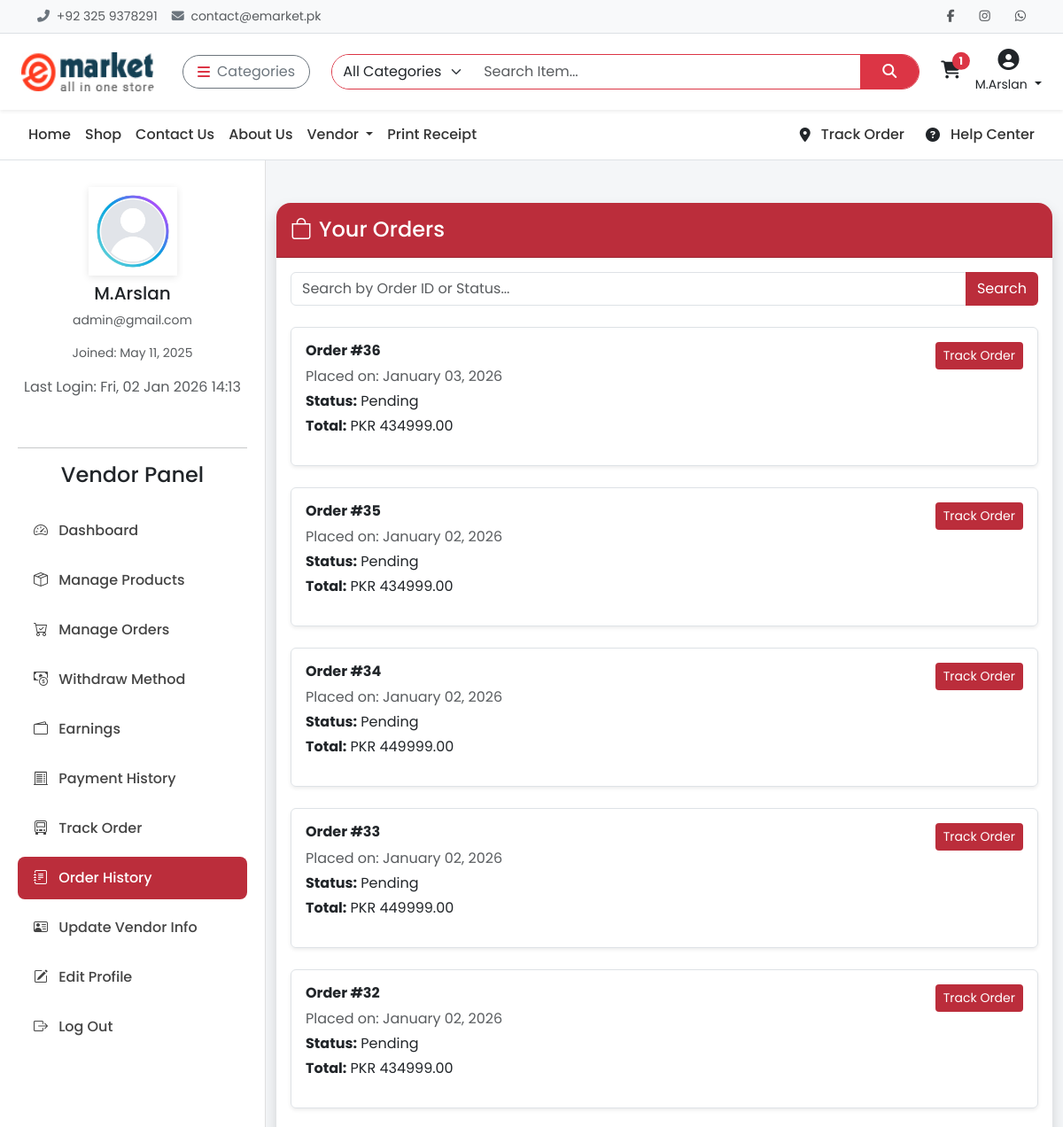
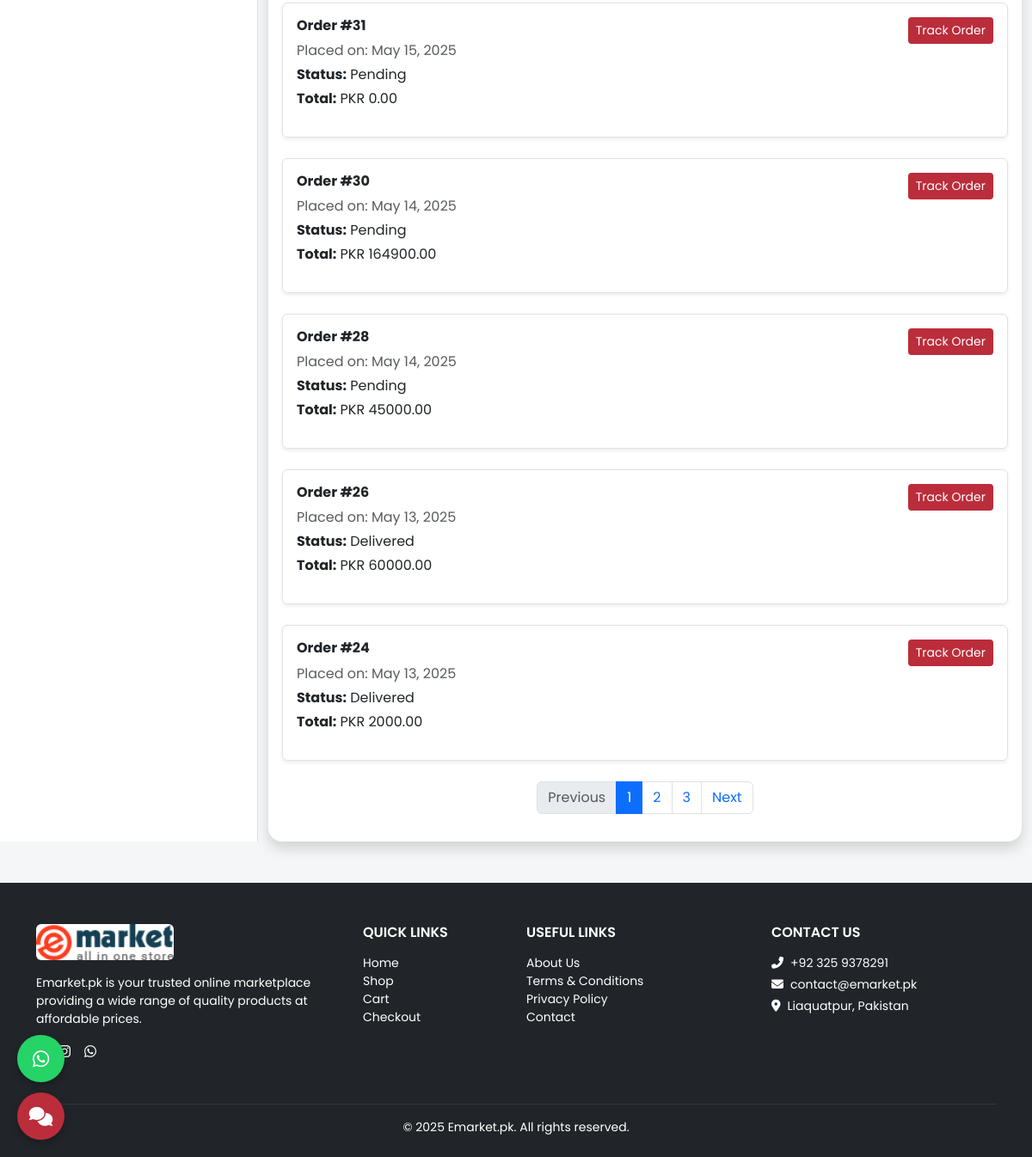
The app's page /vendor/order-history/ (signed in) with its own data (2 pictures, top to bottom).
### api/models.py (models this page shows, shortened)
class Cart(models.Model):
    user = models.ForeignKey(settings.AUTH_USER_MODEL, on_delete=models.CASCADE, null=True, blank=True)
    session_key = models.CharField(max_length=40, null=True, blank=True)
    created_at = models.DateTimeField(auto_now_add=True)
    coupon = models.ForeignKey(Coupon, on_delete=models.SET_NULL, null=True, blank=True)
    total = models.DecimalField(max_digits=10, decimal_places=2, default=0)
    def total_amount(self):
        return self.total
    @property
    def total_items(self):
        return sum(item.quantity for item in self.items.all())
    @staticmethod
    def get_or_create_cart(request):
        if request.user.is_authenticated:
            cart, _ = Cart.objects.get_or_create(user=request.user, session_key=None)
        else:
            session_key = request.session.session_key
            if not session_key:
                request.session.create()
                session_key = request.session.session_key
            cart, _ = Cart.objects.get_or_create(user=None, session_key=session_key)
        return cart

class CartItem(models.Model):
    cart = models.ForeignKey(Cart, related_name='items', on_delete=models.CASCADE)
    product = models.ForeignKey('Product', on_delete=models.CASCADE)
    color = models.ForeignKey('ProductColorVariant', on_delete=models.SET_NULL, null=True, blank=True)
    size = models.ForeignKey('ProductSizeVariant', on_delete=models.SET_NULL, null=True, blank=True)
    quantity = models.PositiveIntegerField(default=1)
    @property
    def total_price(self):
        base_price = self.product.base_price
        color_price = self.color.price if self.color else Decimal(0)
        size_price = self.size.price if self.size else Decimal(0)
        return (base_price + color_price + size_price) * self.quantity

class CustomUser(AbstractUser):
    email = models.EmailField(unique=True)
    phone = models.CharField(max_length=20, blank=True)
    profile_image = models.ImageField(upload_to='profiles/', blank=True, null=True)
    is_vendor = models.BooleanField(default=False)
    is_customer = models.BooleanField(default=True)
    address = models.TextField(blank=True)

class Order(models.Model):
    STATUS_CHOICES = [
        ('Pending', 'Pending'),
        ('Processing', 'Processing'),
        ('Shipped', 'Shipped'),
        ('Delivered', 'Delivered'),
        ('Cancelled', 'Cancelled'),
        ('Returned', 'Returned'),
    ]
    user = models.ForeignKey(settings.AUTH_USER_MODEL, on_delete=models.SET_NULL, null=True, blank=True)
    full_name = models.CharField(max_length=255)
    email = models.EmailField()
    phone = models.CharField(max_length=20)
    address = models.TextField()
    city = models.CharField(max_length=100)
    zip_code = models.CharField(max_length=10)
    total_amount = models.DecimalField(max_digits=10, decimal_places=2)
    status = models.CharField(max_length=20, choices=STATUS_CHOICES, default='Pending')
    created_at = models.DateTimeField(auto_now_add=True)
    shipped_at = models.DateTimeField(null=True, blank=True)
    delivered_at = models.DateTimeField(null=True, blank=True)
    courier = models.CharField(max_length=100, blank=True, null=True)
    tracking_number = models.CharField(max_length=100, blank=True, null=True)
    estimated_delivery = models.DateField(default=default_estimated_delivery, null=True, blank=True)

### api/vendashviews.py (the view)
# urls.py: path('vendor/order-history/', vendashviews.order_history, name='vendor_order_history'),
@login_required
def order_history(request):
    query = request.GET.get('q', '').strip()
    orders = Order.objects.filter(user=request.user)
    if query:
        orders = orders.filter(
            Q(id__icontains=query) | Q(status__icontains=query)
        )
    paginator = Paginator(orders.order_by('-created_at'), 10)  # 10 per page
    page_number = request.GET.get('page')
    page_obj = paginator.get_page(page_number)
    return render(request, 'vendor/order_history.html', {
        'orders': page_obj,
        'query': query
    })

### api/context_processors.py (called while the page is built)
def cart_total_items(request):
    cart = Cart.get_or_create_cart(request)
    return {'cart': cart}

### templates/vendor/order_history.html (shortened to what this page needs)
{% extends 'base.html' %}
{% load static %}
{% block content %}
<div class="container-fluid">
  <div class="row">
    <div class="col-md-3 sidebar">
      <div class="text-center mb-4">
        <img src="{% static 'images/default-user.png' %}" alt="User Image" class="user-img mb-2">
        <h5>{{ request.user.username }}</h5>
        <p class="text-muted small">{{ request.user.email }}</p>
        <p class="small text-muted">Joined: {{ request.user.date_joined|date:"M d, Y" }}</p>
                 {% if request.user.last_login %}
  <p class="text-muted">Last Login: {{ request.user.last_login|date:"D, d M Y H:i" }}</p>
  {% endif %}
      </div>
      <hr>
      {% include 'includes/sidebar_vendor.html' %}
    </div>
    <div class="col-md-9 mt-4 mt-md-5">
      <div class="card shadow rounded-4 border-0">
        <div class="card-header  text-white py-3 rounded-top-4" style="background-color:#BB2D3B;">
          <h4 class="mb-0"><i class="bi bi-bag me-2"></i>Your Orders</h4>
        </div>
        <div class="card-body">
          <form method="get" class="mb-4">
            <div class="input-group">
              <input type="text" name="q" class="form-control" placeholder="Search by Order ID or Status..." value="{{ query }}">
              <button class="btn " style="background-color:#BB2D3B;color:#fff;" type="submit">Search</button>
            </div>
          </form>
          {% if orders %}
            {% for order in orders %}
            <div class="border p-3 mb-4 rounded shadow-sm">
              <div class="d-flex justify-content-between">
                <div>
                  <h6><strong>Order #{{ order.id }}</strong></h6>
                  <p class="mb-1 text-muted">Placed on: {{ order.created_at|date:"F d, Y" }}</p>
                  <p class="mb-1"><strong>Status:</strong> {{ order.status }}</p>
                  <p><strong>Total:</strong> PKR {{ order.total_amount }}</p>
                </div>
                <div class="text-end">
                  <a href="{% url 'track_order' %}?query={{ order.id }}" class="btn btn-sm "  style="background-color:#BB2D3B;color:#fff;">Track Order</a>
                </div>
              </div>
            </div>
            {% endfor %}
            <nav class="mt-4">
              <ul class="pagination justify-content-center">
                {% if orders.has_previous %}
                  <li class="page-item">
                    <a class="page-link" href="?q={{ query }}&page={{ orders.previous_page_number }}">Previous</a>
                  </li>
                {% else %}
                  <li class="page-item disabled"><span class="page-link" >Previous</span></li>
                {% endif %}
                {% for num in orders.paginator.page_range %}
                  {% if orders.number == num %}
                    <li class="page-item active"><span class="page-link">{{ num }}</span></li>
                  {% elif num > orders.number|add:"-3" and num < orders.number|add:"3" %}
                    <li class="page-item">
                      <a class="page-link" href="?q={{ query }}&page={{ num }}">{{ num }}</a>
                    </li>
                  {% endif %}
                {% endfor %}
                {% if orders.has_next %}
                  <li class="page-item">
                    <a class="page-link" href="?q={{ query }}&page={{ orders.next_page_number }}">Next</a>
                  </li>
                {% else %}
                  <li class="page-item disabled"><span class="page-link">Next</span></li>
                {% endif %}
              </ul>
            </nav>
          {% else %}
            <div class="alert alert-info" role="alert">
              No orders found matching your search.
            </div>
          {% endif %}
        </div>
      </div>
    </div>
  </div>
</div>
{% include 'includes/footer.html'%}
{% endblock %}

### templates/includes/header.html (shortened to what this page needs)
{% load static %}
<div class="topbar border-bottom bg-light py-2 small">
  <div class="container d-flex justify-content-between align-items-center flex-wrap">
    <div class="text-muted d-flex align-items-center gap-3">
      <span><i class="fas fa-phone-alt me-1 text-secondary"></i> +92 325 9378291</span>
      <span><i class="fas fa-envelope me-1 text-secondary"></i> contact@emarket.pk</span>
    </div>
    <div class="d-flex align-items-center gap-3 mt-2 mt-md-0">
      <a href="https://www.facebook.com/ChoudharyMuhammadArslan" class="text-muted"><i class="fab fa-facebook-f"></i></a>
      <a href="https://www.instagram.com/choudharymuhammadarslan/" class="text-muted"><i class="fab fa-instagram"></i></a>
      <a href="https://wa.me/923229989145" class="text-muted"><i class="fab fa-whatsapp"></i></a>
    </div>
  </div>
</div>
<nav class="navbar navbar-expand-lg bg-white shadow-sm py-3 sticky-top">
  <div class="container-fluid px-4">
    <a class="navbar-brand fw-bold me-4 d-flex align-items-center" href="{% url 'home' %}">
      <img src="{% static 'images/logo.jpg' %}" alt="Logo" width="150" height="30" class="me-2 rounded">
    </a>
    <div class="dropdown me-3">
      <button class="btn btn-outline-secondary d-flex align-items-center rounded-pill px-3" type="button" data-bs-toggle="dropdown">
        <i class="fas fa-bars me-2 text-danger"></i> Categories
      </button>
    </div>
    <form class="d-flex flex-grow-1 mx-2" method="GET" action="{% url 'search_products' %}">
      <div class="input-group rounded-pill overflow-hidden border border-danger">
        <select name="category" class="form-select border-0" style="max-width: 160px;">
          <option value="">All Categories</option>
        </select>
        <input type="search" name="q" class="form-control border-0" placeholder="Search Item..." required>
        <button class="btn btn-danger rounded-0 px-4" type="submit"><i class="fas fa-search"></i></button>
      </div>
    </form>
    <div class="d-flex align-items-center ms-3 gap-3">
      <a href="#" id="cart-icon" class="text-dark position-relative" data-bs-toggle="offcanvas" data-bs-target="#cartSidebar">
        <i class="fas fa-shopping-cart fs-5"></i>
        {% if cart.total_items > 0 %}
        <span class="position-absolute top-0 start-100 translate-middle badge rounded-pill bg-danger">
          {{ cart.total_items }}
        </span>
        {% endif %}
        <br>
      </a>
{% if user.is_authenticated %}
  <div class="dropdown text-center">
    <a href="#" class="text-dark text-decoration-none dropdown-toggle" data-bs-toggle="dropdown">
      <i class="fas fa-user-circle fs-4"></i><br>
      <small>{{ user.username }}</small>
    </a>
  </div>
{% else %}
  <a href="#" class="text-dark text-decoration-none text-center" data-bs-toggle="modal" data-bs-target="#loginModal">
    <i class="fas fa-sign-in-alt fs-5"></i><br><small>Login</small>
  </a>
{% endif %}
    </div>
  </div>
</nav>

### templates/base.html (style rules this page uses)
* { font-family: 'Poppins', sans-serif; }
body { background-color: #f4f4f4; }
.topbar { background-color: #f8f9fa; font-size: 14px; padding: 6px 0; }
.topbar a { color: #333; margin-left: 12px; transition: color 0.2s ease; }
.navbar-brand img { height: 44px; }

### templates/vendor/order_history.html (style rules this page uses)
body { background-color: #f4f6f8; font-family: 'Poppins', sans-serif; }
.sidebar { background: white; height: 100%%; position: sticky; top: 0; padding: 30px 20px; border-right: 1px solid #e0e0e0; display: flex; flex-direction: column; }
.user-img { width: 100px; height: 100px; object-fit: cover; border-radius: 50%%; margin: 0 auto 15px; display: block; box-shadow: 0 2px 8px rgba(0, 0, 0, 0.1); }

### records on screen
Cart: total_items "1"
CustomUser: username "M.Arslan", user.username "M.Arslan", user.email "admin@gmail.com", user.date_joined "May 11, 2025", user.last_login "Fri, 02 Jan 2026 14:13"
Order: id "36", created_at "January 03, 2026", status "Pending", total_amount "434999.00"
Order: id "35", created_at "January 02, 2026", status "Pending", total_amount "434999.00"
Order: id "34", created_at "January 02, 2026", status "Pending", total_amount "449999.00"
Order: id "33", created_at "January 02, 2026", status "Pending", total_amount "449999.00"
Order: id "32", created_at "January 02, 2026", status "Pending", total_amount "434999.00"
Order: id "31", created_at "May 15, 2025", status "Pending", total_amount "0.00"
Order: id "30", created_at "May 14, 2025", status "Pending", total_amount "164900.00"
Order: id "28", created_at "May 14, 2025", status "Pending", total_amount "45000.00"
Order: id "26", created_at "May 13, 2025", status "Delivered", total_amount "60000.00"
Order: id "24", created_at "May 13, 2025", status "Delivered", total_amount "2000.00"

### other values on screen
{{ num }} "1"
{{ num }} "2" "3"
{{ year|default:2025 }} "2025"
